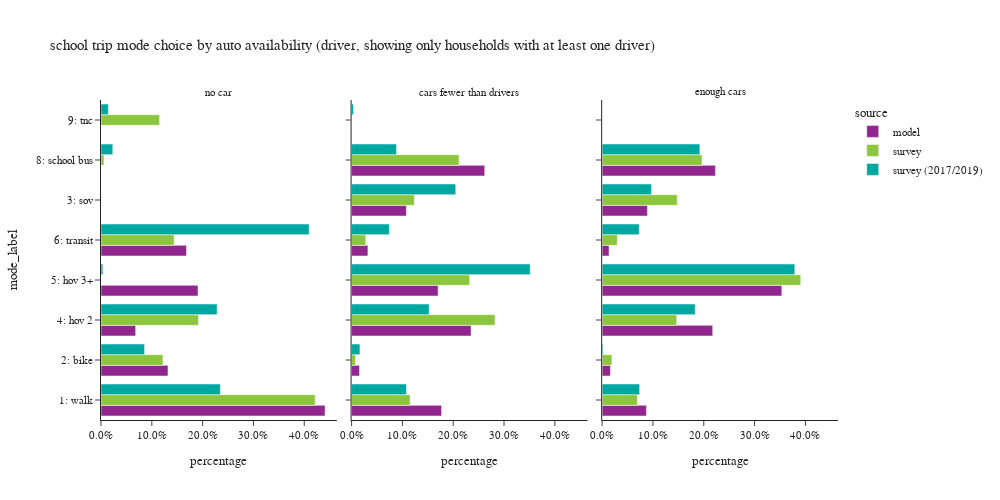

Here is the notebook cell this chart was saved with:
### Code cell
plot_mode_choice(sc_trip.loc[sc_trip['auto_available_driver']!="no dirver"],"auto_available_driver",
                 {"auto_available_driver":["no car", "cars fewer than drivers","enough cars"],
                  "tmodetp_label":["1: walk","2: bike","3: sov","4: hov 2","5: hov 3+","6: transit",
                                   "8: school bus","9: other–survey only"]},
                 "auto availability (driver, showing only households with at least one driver)",3,500,1000)

### Figure 1 — Plotly figure (JSON) as saved in the notebook; plotly's stock layout.template omitted (floating-point values rounded to 4 significant figures)
{"data": [{"alignmentgroup": "True", "customdata": [[97], [29], [15], [42], [37]], "hovertemplate": "source=model<br>auto_available_driver=no car<br>percentage=%{x}<br>mode_label=%{y}<br>sample count=%{customdata[0]}<extra></extra>", "legendgroup": "model", "marker": {"color": "#91268F", "pattern": {"shape": ""}}, "name": "model", "offsetgroup": "model", "orientation": "h", "showlegend": true, "textposition": "auto", "type": "bar", "x": [0.4409, 0.1318, 0.06818, 0.1909, 0.1682], "xaxis": "x", "y": ["1: walk", "2: bike", "4: hov 2", "5: hov 3+", "6: transit"], "yaxis": "y"}, {"alignmentgroup": "True", "customdata": [[309], [27], [188], [410], [297], [56], [457]], "hovertemplate": "source=model<br>auto_available_driver=cars fewer than drivers<br>percentage=%{x}<br>mode_label=%{y}<br>sample count=%{customdata[0]}<extra></extra>", "legendgroup": "model", "marker": {"color": "#91268F", "pattern": {"shape": ""}}, "name": "model", "offsetgroup": "model", "orientation": "h", "showlegend": false, "textposition": "auto", "type": "bar", "x": [0.1772, 0.01548, 0.1078, 0.2351, 0.1703, 0.03211, 0.262], "xaxis": "x2", "y": ["1: walk", "2: bike", "3: sov", "4: hov 2", "5: hov 3+", "6: transit", "8: school bus"], "yaxis": "y2"}, {"alignmentgroup": "True", "customdata": [[375], [70], [383], [936], [1521], [58], [959]], "hovertemplate": "source=model<br>auto_available_driver=enough cars<br>percentage=%{x}<br>mode_label=%{y}<br>sample count=%{customdata[0]}<extra></extra>", "legendgroup": "model", "marker": {"color": "#91268F", "pattern": {"shape": ""}}, "name": "model", "offsetgroup": "model", "orientation": "h", "showlegend": false, "textposition": "auto", "type": "bar", "x": [0.08717, 0.01627, 0.08903, 0.2176, 0.3536, 0.01348, 0.2229], "xaxis": "x3", "y": ["1: walk", "2: bike", "3: sov", "4: hov 2", "5: hov 3+", "6: transit", "8: school bus"], "yaxis": "y3"}, {"alignmentgroup": "True", "customdata": [[12], [2], [1], [4], [2], [1]], "hovertemplate": "source=survey<br>auto_available_driver=no car<br>percentage=%{x}<br>mode_label=%{y}<br>sample count=%{customdata[0]}<extra></extra>", "legendgroup": "survey", "marker": {"color": "#8CC63E", "pattern": {"shape": ""}}, "name": "survey", "offsetgroup": "survey", "orientation": "h", "showlegend": true, "textposition": "auto", "type": "bar", "x": [0.4213, 0.1218, 0.1919, 0.1439, 0.005855, 0.1152], "xaxis": "x", "y": ["1: walk", "2: bike", "4: hov 2", "6: transit", "8: school bus", "9: tnc"], "yaxis": "y"}, {"alignmentgroup": "True", "customdata": [[39], [10], [16], [48], [43], [14], [44]], "hovertemplate": "source=survey<br>auto_available_driver=cars fewer than drivers<br>percentage=%{x}<br>mode_label=%{y}<br>sample count=%{customdata[0]}<extra></extra>", "legendgroup": "survey", "marker": {"color": "#8CC63E", "pattern": {"shape": ""}}, "name": "survey", "offsetgroup": "survey", "orientation": "h", "showlegend": false, "textposition": "auto", "type": "bar", "x": [0.1151, 0.007593, 0.1236, 0.2822, 0.2322, 0.02786, 0.2114], "xaxis": "x2", "y": ["1: walk", "2: bike", "3: sov", "4: hov 2", "5: hov 3+", "6: transit", "8: school bus"], "yaxis": "y2"}, {"alignmentgroup": "True", "customdata": [[43], [15], [41], [106], [130], [14], [89]], "hovertemplate": "source=survey<br>auto_available_driver=enough cars<br>percentage=%{x}<br>mode_label=%{y}<br>sample count=%{customdata[0]}<extra></extra>", "legendgroup": "survey", "marker": {"color": "#8CC63E", "pattern": {"shape": ""}}, "name": "survey", "offsetgroup": "survey", "orientation": "h", "showlegend": false, "textposition": "auto", "type": "bar", "x": [0.06921, 0.01914, 0.1478, 0.1467, 0.3907, 0.02984, 0.1965], "xaxis": "x3", "y": ["1: walk", "2: bike", "3: sov", "4: hov 2", "5: hov 3+", "6: transit", "8: school bus"], "yaxis": "y3"}, {"alignmentgroup": "True", "customdata": [[46], [14], [3], [2], [50], [3], [5]], "hovertemplate": "source=survey (2017/2019)<br>auto_available_driver=no car<br>percentage=%{x}<br>mode_label=%{y}<br>sample count=%{customdata[0]}<extra></extra>", "legendgroup": "survey (2017/2019)", "marker": {"color": "#00A7A0", "pattern": {"shape": ""}}, "name": "survey (2017/2019)", "offsetgroup": "survey (2017/2019)", "orientation": "h", "showlegend": true, "textposition": "auto", "type": "bar", "x": [0.2349, 0.08573, 0.2285, 0.003632, 0.4096, 0.02321, 0.01444], "xaxis": "x", "y": ["1: walk", "2: bike", "4: hov 2", "5: hov 3+", "6: transit", "8: school bus", "9: tnc"], "yaxis": "y"}, {"alignmentgroup": "True", "customdata": [[75], [18], [39], [84], [69], [74], [47], [4]], "hovertemplate": "source=survey (2017/2019)<br>auto_available_driver=cars fewer than drivers<br>percentage=%{x}<br>mode_label=%{y}<br>sample count=%{customdata[0]}<extra></extra>", "legendgroup": "survey (2017/2019)", "marker": {"color": "#00A7A0", "pattern": {"shape": ""}}, "name": "survey (2017/2019)", "offsetgroup": "survey (2017/2019)", "orientation": "h", "showlegend": false, "textposition": "auto", "type": "bar", "x": [0.108, 0.01643, 0.205, 0.1527, 0.3515, 0.07423, 0.08841, 0.003752], "xaxis": "x2", "y": ["1: walk", "2: bike", "3: sov", "4: hov 2", "5: hov 3+", "6: transit", "8: school bus", "9: tnc"], "yaxis": "y2"}, {"alignmentgroup": "True", "customdata": [[86], [12], [84], [201], [218], [62], [123]], "hovertemplate": "source=survey (2017/2019)<br>auto_available_driver=enough cars<br>percentage=%{x}<br>mode_label=%{y}<br>sample count=%{customdata[0]}<extra></extra>", "legendgroup": "survey (2017/2019)", "marker": {"color": "#00A7A0", "pattern": {"shape": ""}}, "name": "survey (2017/2019)", "offsetgroup": "survey (2017/2019)", "orientation": "h", "showlegend": false, "textposition": "auto", "type": "bar", "x": [0.07372, 0.001801, 0.09718, 0.183, 0.3791, 0.07294, 0.1922], "xaxis": "x3", "y": ["1: walk", "2: bike", "3: sov", "4: hov 2", "5: hov 3+", "6: transit", "8: school bus"], "yaxis": "y3"}], "layout": {"annotations": [{"font": {}, "showarrow": false, "text": "no car", "x": 0.16, "xanchor": "center", "xref": "paper", "y": 1.0, "yanchor": "bottom", "yref": "paper"}, {"font": {}, "showarrow": false, "text": "cars fewer than drivers", "x": 0.5, "xanchor": "center", "xref": "paper", "y": 1.0, "yanchor": "bottom", "yref": "paper"}, {"font": {}, "showarrow": false, "text": "enough cars", "x": 0.84, "xanchor": "center", "xref": "paper", "y": 1.0, "yanchor": "bottom", "yref": "paper"}], "barmode": "group", "height": 500, "legend": {"title": {"text": "source"}, "tracegroupgap": 0}, "title": {"text": "school trip mode choice by auto availability (driver, showing only households with at least one driver)"}, "width": 1000, "xaxis": {"anchor": "y", "domain": [0.0, 0.32], "tickformat": ".1%", "title": {"text": "percentage"}}, "xaxis2": {"anchor": "y2", "domain": [0.34, 0.66], "matches": "x", "tickformat": ".1%", "title": {"text": "percentage"}}, "xaxis3": {"anchor": "y3", "domain": [0.68, 1.0], "matches": "x", "tickformat": ".1%", "title": {"text": "percentage"}}, "yaxis": {"anchor": "x", "domain": [0.0, 1.0], "title": {"text": "mode_label"}}, "yaxis2": {"anchor": "x2", "domain": [0.0, 1.0], "matches": "y", "showticklabels": false}, "yaxis3": {"anchor": "x3", "domain": [0.0, 1.0], "matches": "y", "showticklabels": false}}}
